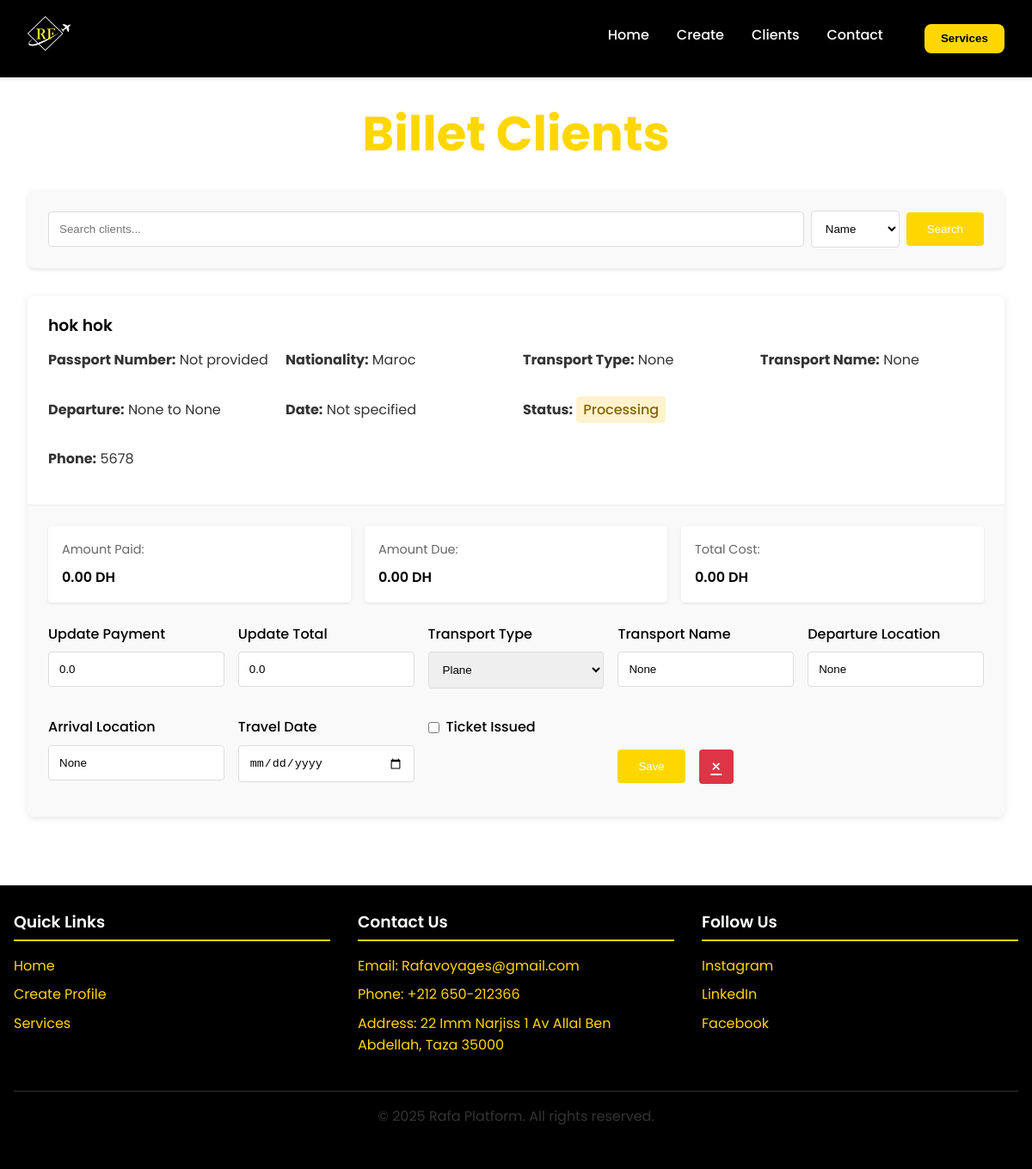
Screenshot of /billet with the database file from the repository.
### app.py (models this page shows)
class Profile(db.Model):
    id = db.Column(db.Integer, primary_key=True)
    first_name = db.Column(db.String(50), nullable=False)
    last_name = db.Column(db.String(50), nullable=False)
    phone = db.Column(db.String(20), nullable=False)
    email = db.Column(db.String(100))
    hotel_name = db.Column(db.String(100))
    check_in_date = db.Column(db.Date)
    check_out_date = db.Column(db.Date)
    hotel_notes = db.Column(db.Text)
    nationality = db.Column(db.String(50), nullable=False)
    passport = db.Column(db.String(50))
    cin = db.Column(db.String(50))
    transport_type = db.Column(db.String(20))  # 'plane' or 'bateau'
    transport_name = db.Column(db.String(100))  # Name of airline or boat
    departure_location = db.Column(db.String(100))
    arrival_location = db.Column(db.String(100))
    travel_date = db.Column(db.Date)
    service_type = db.Column(db.String(50), nullable=False)
    custom_service = db.Column(db.String(100))
    photo_path = db.Column(db.String(200))
    documents_path = db.Column(db.String(200))
    created_at = db.Column(db.DateTime, default=datetime.utcnow)
    is_group = db.Column(db.Boolean, default=False)
    amount_paid = db.Column(db.Float, default=0.0)
    total_amount = db.Column(db.Float, default=0.0)
    service_completed = db.Column(db.Boolean, default=False)
    hotel_bookings = db.relationship('HotelBooking', backref='profile', lazy=True)

### app.py (the view, shortened to what this page needs)
@app.route('/billet')
def billet():
    search_query = request.args.get('search', '').strip()
    search_by = request.args.get('search_by', 'name')
    query = Profile.query.filter_by(service_type='billet')
    billet_clients = query.order_by(Profile.service_completed, Profile.travel_date).all()
    return render_template('billet.html', clients=billet_clients, search_query=search_query, search_by=search_by)

### templates/billet.html (shortened to what this page needs)
<!DOCTYPE html>
<html lang="en">
<head>
    <link rel="stylesheet" href="{{ url_for('static', filename='css/styles.css') }}">
    <link rel="stylesheet" href="{{ url_for('static', filename='css/billet.css') }}">
</head>
<body>
    <header class="navbar">
        <a href="{{ url_for('index') }}" class="logo-link">
            <img src="{{ url_for('static', filename='images/logo.jpeg') }}" alt="Rafa Logo" class="logo-img" width="150" height="50">
        </a>
        <nav class="navbar-links">
            <ul>
                <li><a href="{{ url_for('index') }}">Home</a></li>
                <li><a href="{{ url_for('create_profile') }}">Create</a></li>
                <li><a href="{{ url_for('clients') }}">Clients</a></li>
                <li><a href="#contact">Contact</a></li>
                <li><button class="sidebar-toggle" id="sidebarToggle">Services</button></li>
            </ul>
        </nav>
    </header>
    <main id="main-content">
        <section class="client-management">
            <h1>Billet Clients</h1>
            <div class="search-container">
                <form method="GET" action="{{ url_for('billet') }}" class="search-form">
                    <div class="search-input-group">
                        <input type="text" name="search" placeholder="Search clients..." value="{{ search_query if search_query }}">
                        <select name="search_by" class="search-select">
                            <option value="name" {% if search_by == 'name' %}selected{% endif %}>Name</option>
                        </select>
                        <button type="submit" class="search-btn">Search</button>
                    </div>
                </form>
            </div>
            <div class="client-list">
                {% for client in clients %}
                <div class="client-card {% if client.service_completed %}completed{% endif %}">
                    <div class="client-info">
                        <h3>{{ client.first_name }} {{ client.last_name }}</h3>
                        <div class="billet-details">
                            <p><strong>Passport Number:</strong> {{ client.passport if client.passport else 'Not provided' }}</p>
                            <p><strong>Nationality:</strong> {{ client.nationality }}</p>
                            <p><strong>Transport Type:</strong> {{ client.transport_type|capitalize }}</p>
                            <p><strong>Transport Name:</strong> {{ client.transport_name }}</p>
                            <p><strong>Departure:</strong> {{ client.departure_location }} to {{ client.arrival_location }}</p>
                            <p><strong>Date:</strong> {{ client.travel_date.strftime('%Y-%m-%d') if client.travel_date else 'Not specified' }}</p>
                            <p><strong>Status:</strong>
                                <span class="billet-status {% if client.service_completed %}status-completed{% else %}status-pending{% endif %}">
                                    {% if client.service_completed %}Ticket Issued{% else %}Processing{% endif %}
                                </span>
                            </p>
                        </div>
                        <p><strong>Phone:</strong> {{ client.phone }}</p>
                    </div>
                    <div class="payment-info">
                        <div class="payment-details">
                            <div class="payment-field">
                                <label>Amount Paid:</label>
                                <span class="amount-paid">{{ "%.2f"|format(client.amount_paid if client.amount_paid is not none else 0) }} DH</span>
                            </div>
                            <div class="payment-field">
                                <label>Amount Due:</label>
                                <span class="amount-remaining">
                                    {{ "%.2f"|format((client.total_amount if client.total_amount is not none else 0) - (client.amount_paid if client.amount_paid is not none else 0)) }} DH
                                </span>
                            </div>
                            <div class="payment-field">
                                <label>Total Cost:</label>
                                <span class="total-amount">{{ "%.2f"|format(client.total_amount if client.total_amount is not none else 0) }} DH</span>
                            </div>
                        </div>
                        <form class="payment-form" method="POST" action="{{ url_for('update_billet_client', client_id=client.id) }}">
                            <div class="form-group">
                                <label>Update Payment</label>
                                <input type="number" name="amount_paid"
                                       value="{{ client.amount_paid if client.amount_paid is not none else 0 }}"
                                       step="0.01" min="0"
                                       max="{{ client.total_amount if client.total_amount is not none else '' }}"
                                       required>
                            </div>
                            <div class="form-group">
                                <label>Update Total</label>
                                <input type="number" name="total_amount"
                                       value="{{ client.total_amount if client.total_amount is not none else 0 }}"
                                       step="0.01" min="0"
                                       required>
                            </div>
                            <div class="form-group">
                                <label>Transport Type</label>
                                <select name="transport_type" required>
                                    <option value="plane" {% if client.transport_type == 'plane' %}selected{% endif %}>Plane</option>
                                </select>
                            </div>
                            <div class="form-group">
                                <label>Transport Name</label>
                                <input type="text" name="transport_name" value="{{ client.transport_name }}" required>
                            </div>
                            <div class="form-group">
                                <label>Departure Location</label>
                                <input type="text" name="departure_location" value="{{ client.departure_location }}" required>
                            </div>
                            <div class="form-group">
                                <label>Arrival Location</label>
                                <input type="text" name="arrival_location" value="{{ client.arrival_location }}" required>
                            </div>
                            <div class="form-group">
                                <label>Travel Date</label>
                                <input type="date" name="travel_date" value="{{ client.travel_date.strftime('%Y-%m-%d') if client.travel_date else '' }}" required>
                            </div>
                            <div class="form-group checkbox">
                                <label>
                                    <input type="checkbox" name="service_completed" {% if client.service_completed %}checked{% endif %}>
                                    Ticket Issued
                                </label>
                            </div>
                            <div class="client-actions">
                                <button type="submit" class="confirm-btn">Save</button>
                                <a href="{{ url_for('delete_billet_client', client_id=client.id) }}" class="delete-btn" onclick="return confirm('Delete this billet client?')">×</a>
                            </div>
                        </form>
                    </div>
                </div>
                {% else %}
                <div class="no-clients">
                    <p>No billet clients found.</p>
                    <a href="{{ url_for('create_profile') }}" class="cta-button">Create New Billet Client</a>
                </div>
                {% endfor %}
            </div>
        </section>
    </main>
    <footer id="contact">
        <div class="footer-content">
            <div class="footer-section">
                <h3 class="o">Quick Links</h3>
                <ul>
                    <li><a href="{{ url_for('index') }}">Home</a></li>
                    <li><a href="{{ url_for('create_profile') }}">Create Profile</a></li>
                    <li><a href="#services">Services</a></li>
                </ul>
            </div>
            <div class="footer-section">
                <h3 class="o">Contact Us</h3>
                <ul>
                    <li>Email: Rafavoyages@gmail.com</li>
                    <li>Phone: +212 650-212366</li>
                    <li>Address: 22 Imm Narjiss 1 Av Allal Ben Abdellah, Taza 35000</li>
                </ul>
            </div>
            <div class="footer-section">
                <h3 class="o">Follow Us</h3>
                <ul>
                    <li><a href="https://www.instagram.com/agencerafavoyages">Instagram</a></li>
                    <li><a href="#">LinkedIn</a></li>
                    <li><a href="https://www.facebook.com/almassaAgencyTravel">Facebook</a></li>
                </ul>
            </div>
        </div>
        <div class="copyright">
            <p>&copy; 2025 Rafa Platform. All rights reserved.</p>
        </div>
    </footer>
</body>
</html>

### static/css/styles.css (style rules this page uses)
:root { --primary: #FFD700; --primary-dark: #D4AF37; --black: #000000; --white: #ffffff; --gray: #333333; --light-gray: #f5f5f5; --dark-bg: #1a1a1a; --shadow-sm: 0 2px 4px rgba(0, 0, 0, 0.1); --shadow-md: 0 4px 12px rgba(0, 0, 0, 0.15); --transition: all 0.3s ease; --transition-fast: all 0.15s ease; --border-radius: 8px; }
* { box-sizing: border-box; margin: 0; padding: 0; }
body { font-family: 'Poppins', sans-serif; line-height: 1.6; color: var(--black); background-color: var(--white); overflow-x: hidden; }
.navbar { display: flex; justify-content: space-between; align-items: center; padding: 1rem 2rem; background-color: var(--black); position: sticky; top: 0; z-index: 100; box-shadow: var(--shadow-sm); }
.logo-img { height: 50px; width: auto; transition: var(--transition); }
.navbar-links ul { display: flex; list-style: none; gap: 2rem; }
.navbar-links li a { padding: 0.5rem 0; position: relative; font-weight: 500; color: var(--white); text-decoration: none; }
.navbar-links li a::after { content: ''; position: absolute; bottom: 0; left: 0; width: 0; height: 2px; background-color: var(--primary); transition: var(--transition); }
h1, h2, h3, h4, h5, h6 { font-weight: 600; line-height: 1.2; margin-bottom: 0.75rem; color: var(--black); }
h1 { font-size: clamp(2.5rem, 5vw, 3.5rem); font-weight: 700; }
p { margin-bottom: 1rem; color: var(--gray); }
.sidebar-toggle { background-color: var(--primary); color: var(--black); padding: 0.6rem 1.2rem; border-radius: var(--border-radius); font-weight: 600; border: none; cursor: pointer; transition: var(--transition); }
footer { background-color: var(--black); color: var(--primary); padding: 2rem 1rem; text-align: center; margin-top: 3rem; }
.footer-content { max-width: 1200px; margin: 0 auto; display: grid; grid-template-columns: repeat(auto-fit, minmax(250px, 1fr)); gap: 2rem; text-align: left; }
.footer-section h3 { margin-bottom: 1rem; border-bottom: 2px solid var(--primary); padding-bottom: 0.5rem; color: var(--white); }
.footer-section ul { list-style: none; padding: 0; }
.footer-section ul li { margin-bottom: 0.5rem; }
.footer-section ul li a { color: var(--primary); text-decoration: none; }
.copyright { margin-top: 2rem; padding-top: 1rem; border-top: 1px solid var(--gray); color: var(--white); }
.sidebar-toggle { background-color: var(--primary); color: var(--black); padding: 0.6rem 1.2rem; border-radius: var(--border-radius); font-weight: 600; border: none; cursor: pointer; transition: var(--transition); margin-left: 1rem; }

### rows the page displays
Profile: first_name "hok", last_name "hok", passport "Not provided", nationality "Maroc", transport_type "None", transport_name "None", departure_location "None", arrival_location "None", travel_date "Not specified", shows "Processing", phone "5678", amount_paid "0.00", total_amount+amount_paid "0.00", total_amount "0.00", amount_paid "0.0", total_amount "0.0"
